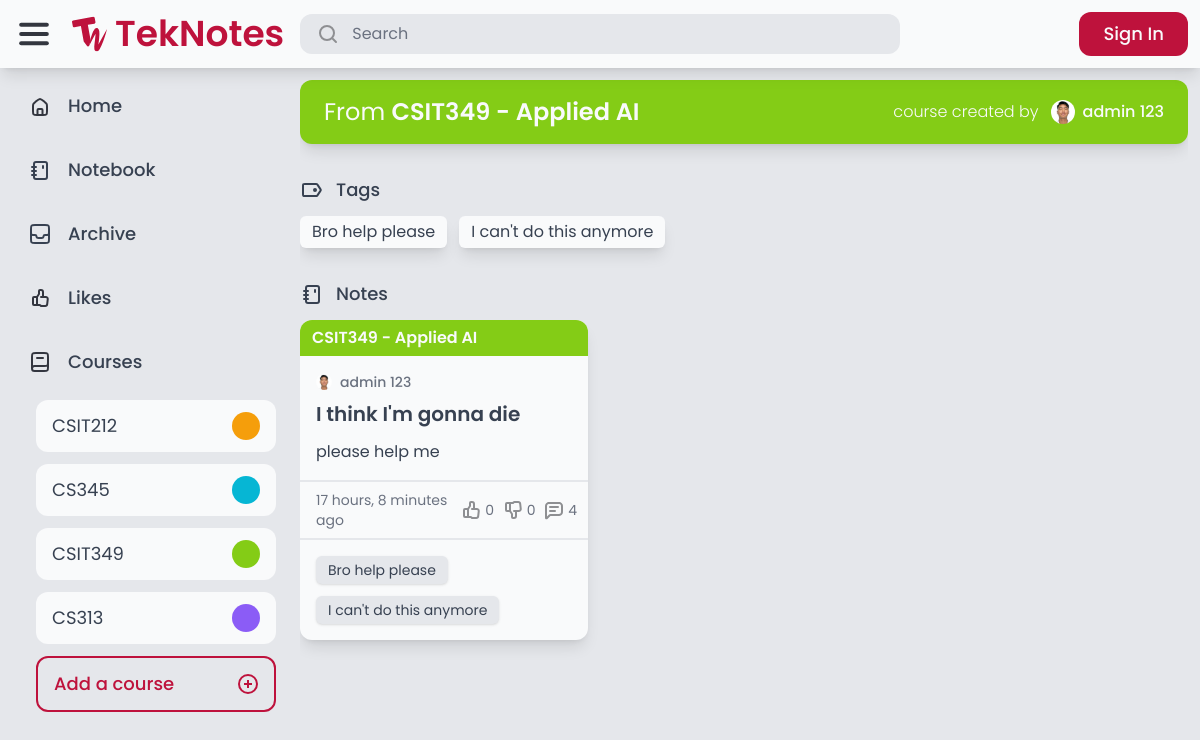
Before: /search/course_3/ with the older database file.
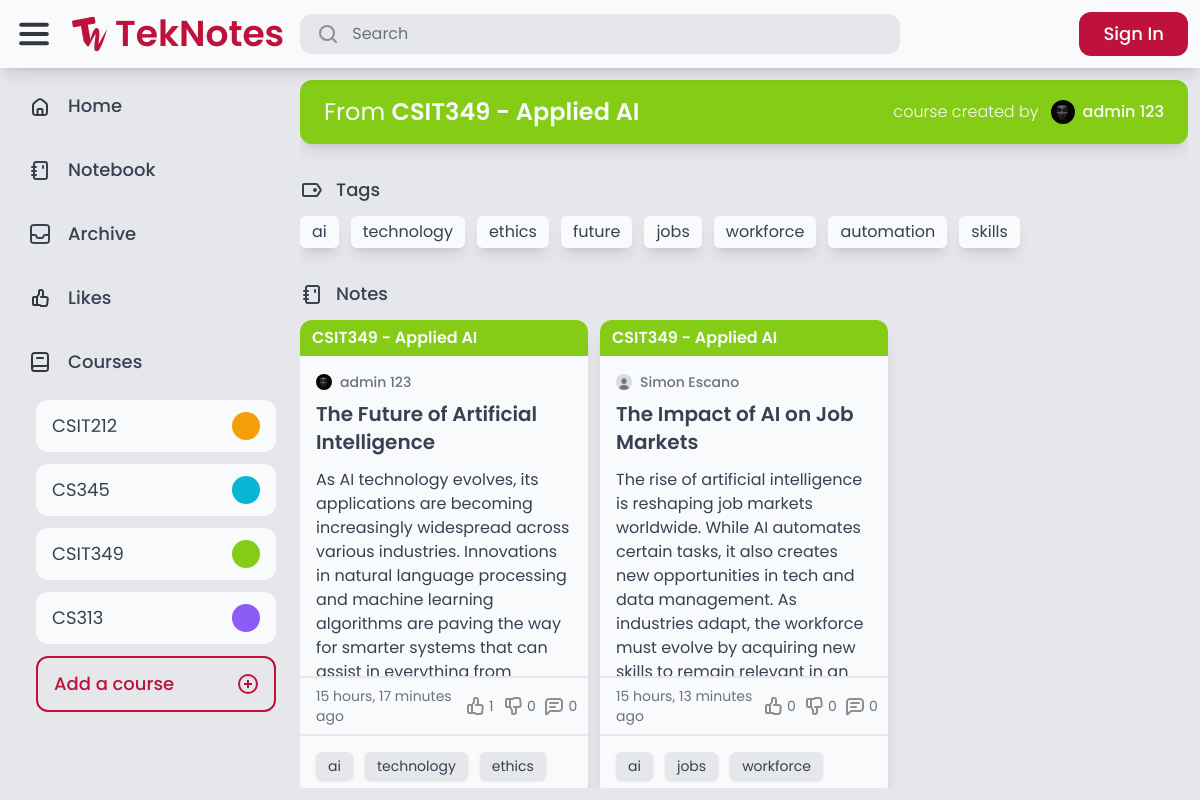
After: the same page with the newer database file.
### course/models.py (models this page shows)
class Course(models.Model):
    COLORS = [
        ('red-500', 'Red'),
        ('orange-500', 'Orange'),
        ('amber-500', 'Amber'),
        ('lime-500', 'Lime'),
        ('green-500', 'Green'),
        ('emerald-500', 'Emerald'),
        ('teal-500', 'Teal'),
        ('cyan-500', 'Cyan'),
        ('blue-500', 'Blue'),
        ('indigo-500', 'Indigo'),
        ('violet-500', 'Violet'),
        ('purple-500', 'Purple'),
        ('fuchsia-500', 'Fuschia'),
        ('pink-500', 'Pink'),
    ]
    code = models.CharField(max_length=20)
    description = models.CharField(max_length=255)
    color = models.CharField(max_length=20, choices=COLORS, default='gray-500')
    created_by = models.ForeignKey(User, related_name='courses', on_delete=models.CASCADE)
    def __str__(self):
        return f'{self.code} - {self.description}'

### authentication/models.py (models this page shows, shortened)
class Profile(models.Model):
    user = models.OneToOneField(User, on_delete=models.CASCADE)
    bio = models.TextField(max_length=500, default='No bio yet.')
    avatar = models.ImageField(default="avatars/default.jpg", upload_to="avatars")
    location = models.CharField(max_length=30, blank=True)

### tags/models.py (models this page shows)
class Tag(models.Model):
    name = models.CharField(max_length=50, unique=True)
    def __str__(self):
        return self.name

### notes/models.py (models this page shows, shortened)
class Note(models.Model):
    title = models.CharField(max_length=255)
    content = models.TextField(max_length=255, blank=True)
    course = models.ForeignKey(Course, null=True, blank=True, on_delete=models.SET_NULL)
    created_by = models.ForeignKey(User, related_name='notes', on_delete=models.CASCADE)
    created_at = models.DateTimeField(auto_now_add=True)
    modified_at = models.DateTimeField(auto_now=True)
    tags = models.ManyToManyField(Tag, related_name='notes', blank=True)
    is_archived = models.BooleanField(default=False)
    is_private = models.BooleanField(default=False)

### advanced_search/views.py (the view)
# urls.py: path('course_<int:course_id>/', views.search_by_course, name="search_by_course"),
def search_by_course(request, course_id):
    course = Course.objects.get(id=course_id)
    notes = Note.objects.filter(course=course)
    tags = Tag.objects.filter(notes__in=notes).distinct()
    return render(request, 'advanced_search/search_results.html', {
        'notes': notes,
        'tags': tags,
        'title': course.code,
        'course': course,
    })

### core/context_processors.py (called while the page is built)
def courses_list(request):
    return {
        'your_courses': Course.objects.all().distinct()
    }

### advanced_search/templates/advanced_search/search_results.html (shortened to what this page needs)
{% extends 'core/base.html' %}
{% load static %}
{% block content %}
    <div class="flex flex-col w-full h-full gap-8 overflow-hidden overflow-y-auto">
        {% if course %}
            {% include 'course/course_button.html' with course=course unclickable=True %}
        {% endif %}
        {% if tags %}
            {% if not users and notes %}
                <div class="flex flex-col gap-3">
                    <div class="nav-elem flex rounded-xl gap-3">
                        <img src="{% static 'teknotes/images/Tag.svg' %}" alt="Tag">
                        <p class="nav-text text-lg text-gray-700 font-medium">Tags</p>
                    </div>
                    {% include 'tags/course_and_tags.html' with wrap=True %}
                </div>
            {% endif %}
        {% endif %}
        {% if notes %}
            <div class="flex flex-col gap-3">
                <div class="nav-elem flex rounded-xl gap-3">
                    <img src="{% static 'teknotes/images/notebook.svg' %}" alt="Note">
                    <p class="nav-text text-lg text-gray-700 font-medium">Notes</p>
                </div>
                {% include 'notes/notes.html' with no_scroll=True %}
            </div>
        {% else %}
            {% if course %}
                {% include 'core/no_results.html' with message="No notes under" query=course.code %}
            {% endif %}
        {% endif %}
    </div>
{% endblock %}

### core/templates/core/base.html (shortened to what the changed rows need)
{% extends 'core/core.html' %}
{% load static %}
{% block body %}
    <div class="flex flex-col h-full overflow-hidden">
        <main class="flex bg-gray-200 h-full overflow-hidden">
            <nav class="flex flex-col w-full max-w-72 h-full p-3 gap-3 overflow-y-auto">
                <div id="courses" class="flex flex-col pl-6 gap-3">
                    {% for course in your_courses %}
                        <a href="{% url 'advanced_search:search_by_course' course.id %}" class="group transition-all course-elem nav-elem flex rounded-xl px-4 py-3 justify-between bg-gray-50 hover:bg-{{ course.color }}">
                            <p class="course-text text-lg text-gray-700 group-hover:text-gray-50">{{ course.code }}</p>
                            <div class="rounded-full bg-{{ course.color }} group-hover:bg-gray-50 h-full min-h-7 aspect-square course-color"></div>
                        </a>
                    {% endfor %}
                </div>
            </nav>
            <div class="flex flex-col flex-1 h-full p-3 gap-3 overflow-hidden">
                {% block content %}
                {% endblock %}
            </div>
        </main>
    </div>
{% endblock %}

### course/templates/course/course_button.html (shortened to what this page needs)
{% if unclickable %}
    <div class="flex flex-wrap bg-{{ course.color }} rounded-xl px-6 py-4 gap-2 shadow-lg items-center justify-between">
        <p class="text-gray-50 text-2xl">From <span class="font-semibold">{{ course }}</span></p>
        <div class="flex gap-3 text-gray-50 font-light">course created by
            <a href="{% url 'auth:profile' course.created_by.id %}" class="flex gap-2">
                <img src="{{ course.created_by.profile.avatar.url }}" alt="Profile Image" class="h-6 w-6 aspect-square rounded-full">
                <p class="font-medium">{{ course.created_by.first_name }} {{ course.created_by.last_name }}</p>
            </a>
        </div>
    </div>
{% endif %}

### tags/templates/tags/course_and_tags.html (shortened to what this page needs)
<div class="flex {% if wrap %} flex-wrap {% else %} overflow-x-auto {% endif %} gap-3 ">
    {% for tag in tags %}
        <a href="/search/?query={{ tag.name }}" class="px-3 py-1 bg-gray-50 text-gray-700 rounded-md shadow-lg whitespace-nowrap">{{ tag.name }}</a>
    {% endfor %}
</div>

### notes/templates/notes/notes.html (shortened to what this page needs)
<div class="flex flex-1 {% if not no_scroll %} overflow-hidden overflow-y-auto {% endif %}">
    <div id="notes" class="flex flex-1 gap-3" style="display: none;">
        {% for note in notes %}
            <div class="note" data-note-id="{{ note.id }}">
                {% include 'notes/note.html' %}
            </div>
        {% endfor %}
    </div>
    <div id="notes-container" class="flex flex-1 gap-3"></div>
</div>

### notes/templates/notes/note.html (shortened to what this page needs)
{% load static %}
{% load custom_filters %}
<div class="rounded-xl hover:bg-gray-100 transition-all {% if note.is_private %} border-2 border-dashed border-gray-500 {% else %} bg-gray-50 shadow-lg hover:shadow-xl {% endif %}">
    <a href="{% url 'notes:note_detail' note.id %}" class="flex flex-col {% if note.is_archived %} opacity-70 {% endif %}">
        {% if note.course %}
            <div class="flex {% if note.is_private %} border-b-2 border-dashed border-gray-500 {% else %} bg-{{ note.course.color }} {% endif %} px-3 py-1.5 rounded-t-xl">
                <p class="{% if note.is_private %} text-{{ note.course.color }} {% else %} text-gray-50 {% endif %} font-semibold">{{ note.course }}</p>
            </div>
        {% endif %}
        <div class="flex flex-col p-4 gap-3 max-h-80 overflow-hidden">
            <div class="flex flex-col gap-2">
                <div class="flex gap-2 items-center">
                    <img src="{{ note.created_by.profile.avatar.url }}" alt="Profile Image" class="h-4 w-4 aspect-square rounded-full">
                    <p class="text-gray-500 font-medium text-sm">{{ note.created_by.first_name }} {{ note.created_by.last_name }}</p>
                </div>
                <h1 class="text-xl text-gray-700 font-semibold">{{ note.title }}</h1>
            </div>
            <div class="">
                <p class="text-gray-700">
                    {{ note.content }}
                </p>
            </div>
        </div>
        <div class="flex justify-between px-4 py-2 border-t-2 {% if note.is_private %} border-gray-500 border-dashed {% else %} border-gray-200 {% endif %}">
            <p class="text-gray-500 text-sm">{{ note.modified_at|timesince }} ago</p>
            <div class="flex gap-3">
                <div class="flex gap-0.5 items-center">
                    <img src="{% if request.user.is_authenticated and note|is_liked:request.user %}{% static 'teknotes/images/thumbed_up.svg' %}{% else %}{% static 'teknotes/images/thumb_up.svg' %}{% endif %}" alt="thumb_up">
                    <p class="text-sm {% if request.user.is_authenticated and note|is_liked:request.user %}text-yellow-500 font-medium{% else %}text-gray-500{% endif %}">{{ note.likes.count }}</p>
                </div>
                <div class="flex gap-0.5 items-center">
                    <img src="{% if request.user.is_authenticated and note|is_disliked:request.user %}{% static 'teknotes/images/thumbed_down.svg' %}{% else %}{% static 'teknotes/images/thumb_down.svg' %}{% endif %}" alt="thumb_down">
                    <p class="text-sm {% if request.user.is_authenticated and note|is_disliked:request.user %}text-yellow-500 font-medium{% else %}text-gray-500{% endif %}">{{ note.dislikes.count }}</p>
                </div>
                <div class="flex gap-0.5 items-center">
                    <img src="{% static 'teknotes/images/comment.svg' %}" alt="comment">
                    <p class="text-sm text-gray-500">{{ note.comments.count }}</p>
                </div>
            </div>
        </div>
        {% if note.tags.count > 0 %}
            <div class="flex flex-wrap p-4 gap-3 border-t-2 {% if note.is_private %} border-gray-500 border-dashed {% else %} border-gray-200 {% endif %}">
                {% for tag in note.tags.all|slice:":3" %}
                    <p class="text-sm text-gray-700 shadow px-3 py-1 rounded-md inline-block {% if note.is_private %} bg-gray-50 {% else %} bg-gray-200 {% endif %}">{{ tag }}</p>
                {% endfor %}
            </div>
        {% endif %}
    </a>
</div>

Changed rows visible on the page:
no longer on this page (row unchanged): Tag: name "Bro help please"
no longer on this page (row unchanged): Tag: name "I can't do this anymore"
removed Note: course "CSIT349 - Applied AI", created_by.profile.avatar (picture), created_by.first_name "admin", created_by.last_name "123", title "I think I'm gonna die", content "please help me", modified_at "17 hours, 8 minutes", likes.count "0", dislikes.count "0", comments.count "4"
changed through a linked row, Course "CSIT349": created_by.profile.avatar: a different picture
added Tag: name "ai"
added Tag: name "technology"
added Tag: name "ethics"
added Tag: name "future"
added Tag: name "jobs"
added Tag: name "workforce"
added Tag: name "automation"
added Tag: name "skills"
added Note: course "CSIT349 - Applied AI", created_by.profile.avatar (picture), created_by.first_name "admin", created_by.last_name "123", title "The Future of Artificial Intelligence", content "As AI technology evolves, its applications are becoming increasingly widespread across various industries. Innovations in natural language processing and machine learning algorithms are paving the way for smarter systems that can…", modified_at "15 hours, 17 minutes", likes.count "1", dislikes.count "0", comments.count "0"
added Note: course "CSIT349 - Applied AI", created_by.profile.avatar (placeholder picture), created_by.first_name "Simon", created_by.last_name "Escano", title "The Impact of AI on Job Markets", content "The rise of artificial intelligence is reshaping job markets worldwide. While AI automates certain tasks, it also creates new opportunities in tech and data management. As industries adapt, the workforce must evolve by acquiring new…", modified_at "15 hours, 13 minutes", likes.count "0", dislikes.count "0", comments.count "0"
